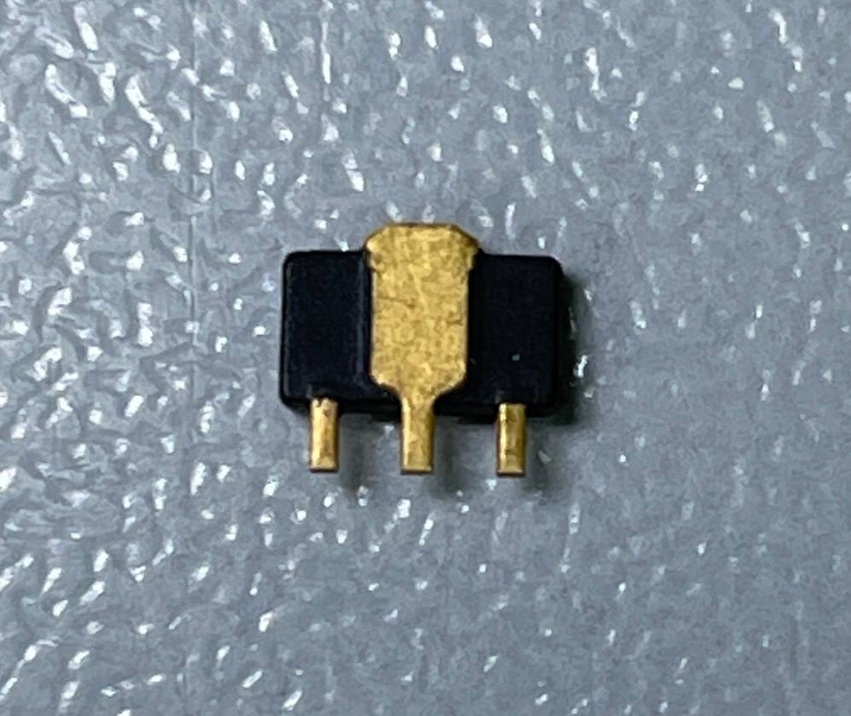
#> input picture photo/test_photo1.jpg, 851 x 716 px, shrunk from 997 x 839 before the run, found by its file name
$ python add_test_photo.py
#> lines starting #> are read from the running program, lines starting #| are printed output that depends on the picture
import math
import numpy as np
import cv2 as cv
from PIL import Image
import random

puth1 = 'photo/test_photo1.jpg'
puth2  = 'photo/test_photo2.jpg'

def SimpleWay(rotateImage, angle):
    imgHeight, imgWidth = rotateImage.shape[0], rotateImage.shape[1]
    centreY, centreX = imgHeight//2, imgWidth//2
    rotationMatrix = cv.getRotationMatrix2D((centreY, centreX), angle, 1.0)
    rotatingimage = cv.warpAffine(
        rotateImage, rotationMatrix, (imgWidth+10, imgHeight+10))
    return rotatingimage

ims = cv.imread(puth1)
#> ims is the input picture: shape (716, 851, 3); mean B, G, R 151.7, 142.1, 130.2
# cv.imwrite('test\\angle.jpg',ims)

for a in range(0,5):
    i1 = random.randint(0,360)
    i2 = random.randint(0,360)

    img1p = cv.imread(puth1)
    img2p = cv.imread(puth2)
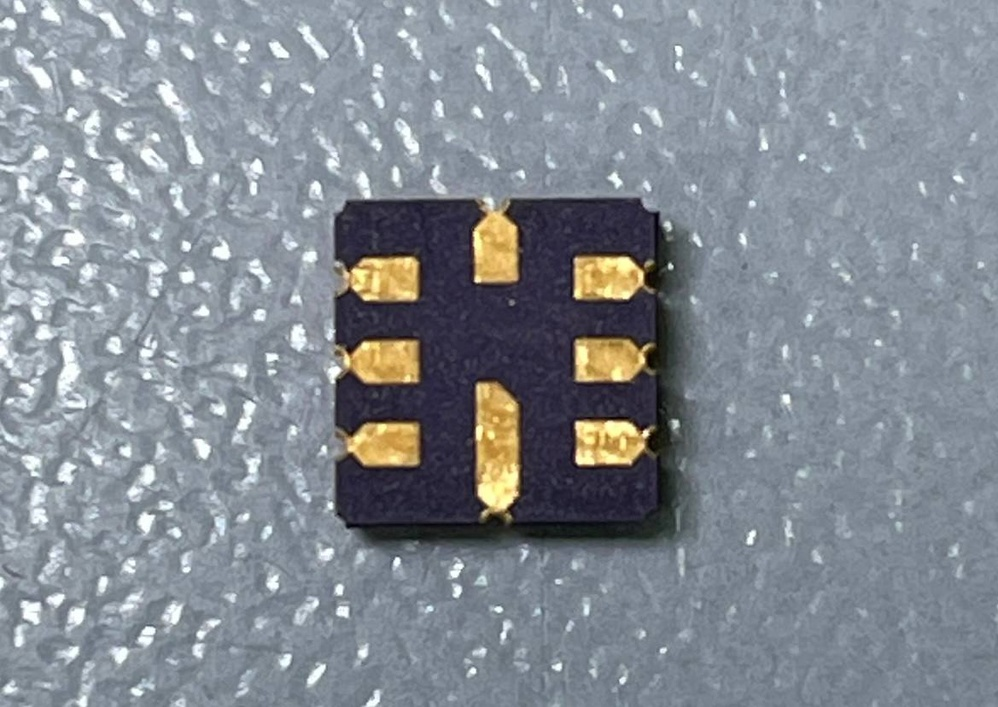
#> input picture photo/test_photo2.jpg, 998 x 707 px, shrunk from 1169 x 828 before the run, found by its file name
#> img2p is the input picture: shape (707, 998, 3); mean B, G, R 146.4, 138.6, 132

    rows1,cols1 = img1p.shape[:2]
#> rows1 = 716; cols1 = 851
    rows2,cols2 = img2p.shape[:2]
#> rows2 = 707; cols2 = 998

    M1 = cv.getRotationMatrix2D(((cols1-1)/2.0,(rows1-1)/2.0),i1,1)
    M2 = cv.getRotationMatrix2D(((cols2-1)/2.0,(rows2-1)/2.0),i1,1)

    img1 = cv.warpAffine(img1p,M1,(cols1,rows1))
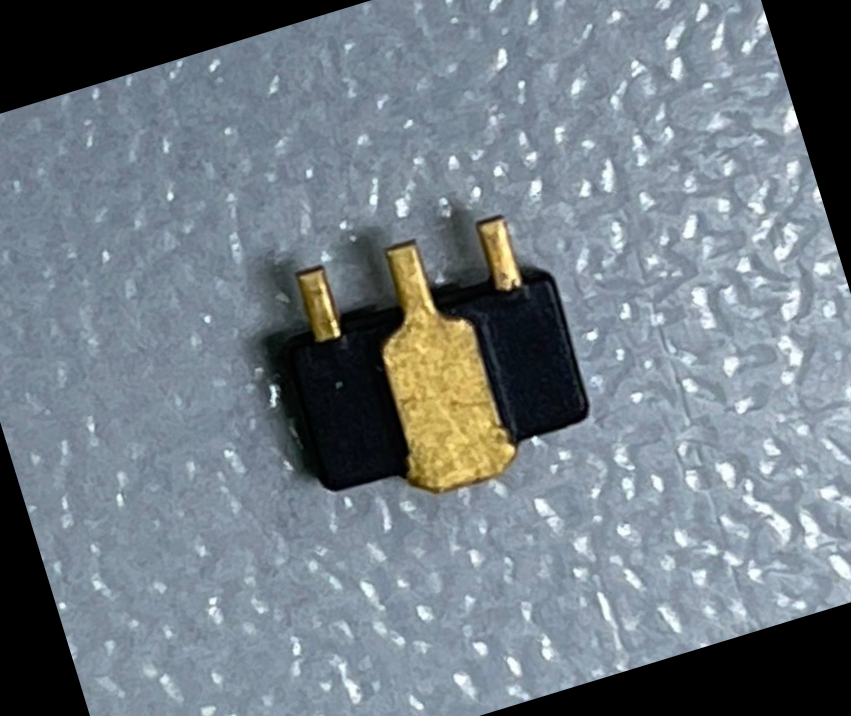
#> img1: shape (716, 851, 3); mean B, G, R 133.1, 125, 114.7
    img2 = cv.warpAffine(img2p,M2,(cols2,rows2))
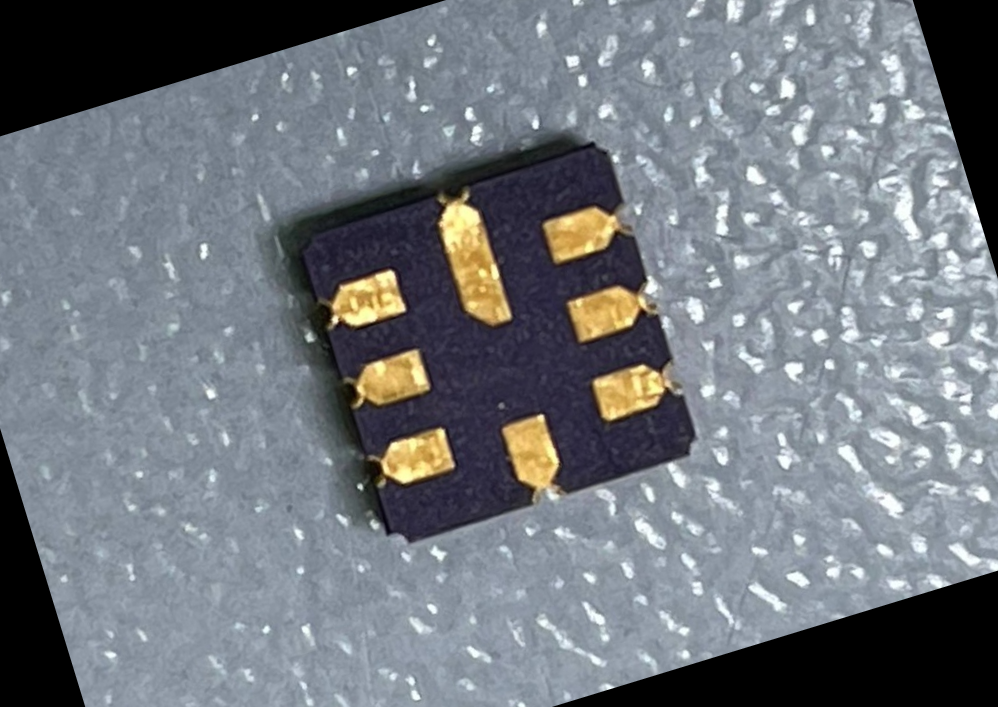
#> img2: shape (707, 998, 3); mean B, G, R 126.8, 120.3, 114.8


    cv.imwrite('test\\1_angle_'+str(i1)+'.jpg',img1)

    cv.imwrite('test\\2_angle_'+str(i2)+'.jpg',img2)
